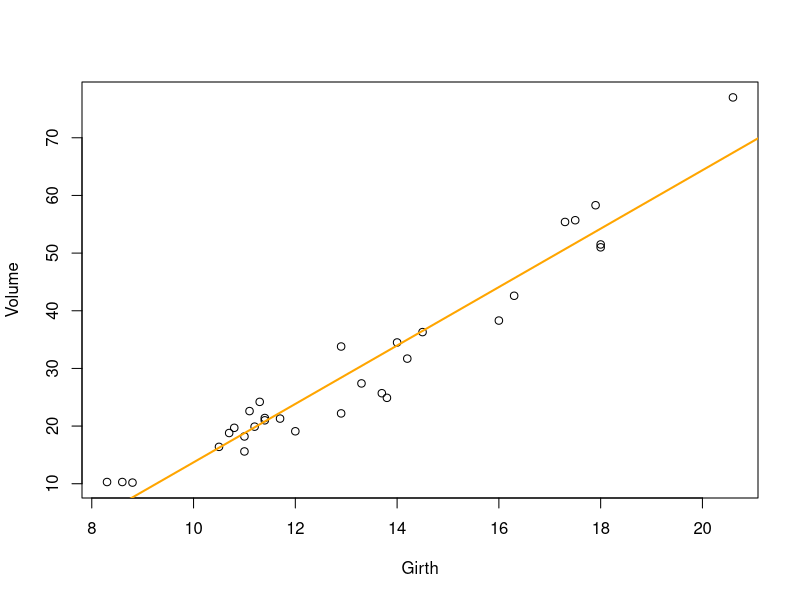
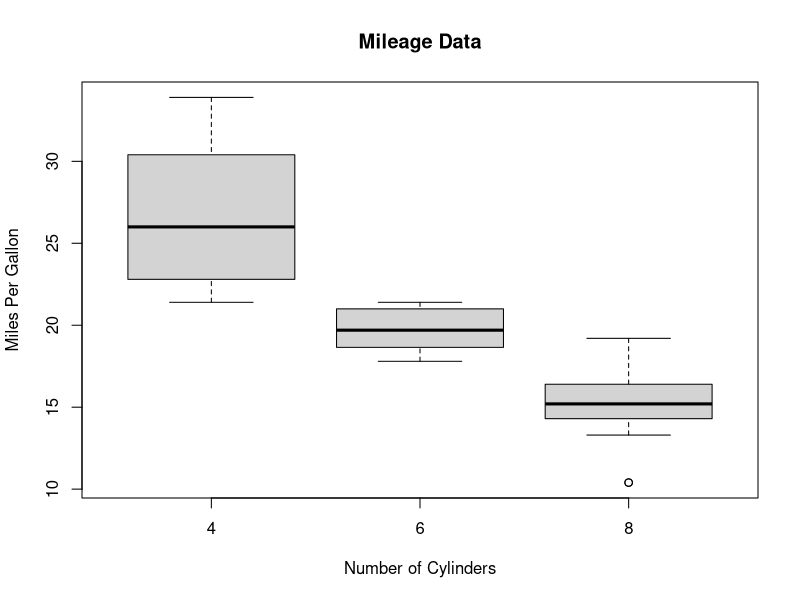
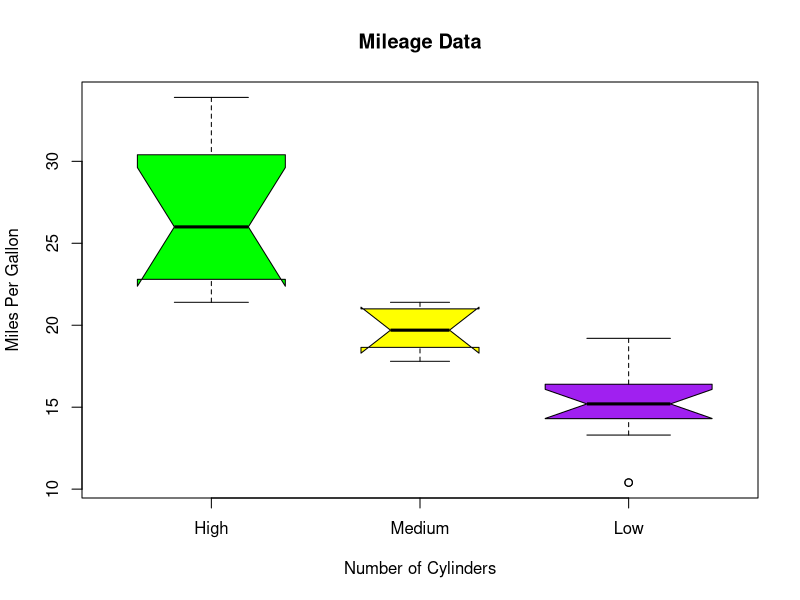

The R source for these figures, in order:

##############################Picth---------------------
pitch <- c(233,204,242,130,112,142)
sex <-c(rep("female",3),rep("male",3))
#Create a dataframe
my.df1 = data.frame(sex,pitch)
#Run the linear model
xmdl = lm(pitch ~ sex, my.df1)
summary(xmdl)

# create age
age<- c(15, 20, 30, 56, 12, 45)

my.df2 = data.frame(my.df1,age)

xmdl2<- lm(pitch ~ sex + age, data=my.df2) #Multiple linear regression: model one response variable as a function of multiple predictor variables
summary(xmdl2)

#-------------------------LM------------------------
data(trees)
 str(trees)
 head(trees)
 summary(trees)
 
 lm1 <- lm(Volume ~ Girth,
           data = trees)
 plot(Volume ~ Girth, data = trees)
 abline(lm1, col ="orange",
        lwd = 2)

 coefficients(lm1) 
 
 #------------------------
 
 data(mtcars)
 input <- mtcars[,c('mpg','cyl')]
 print(head(input))
 # Give the chart file a name.
 png(file = "boxplot.png")
 # Plot the chart.
 boxplot(mpg ~ cyl, data = mtcars, xlab = "Number of Cylinders",
         ylab = "Miles Per Gallon", main = "Mileage Data")
 # Save the file.
 dev.off()
 
 # Give the chart file a name.
 png(file = "boxplot_with_notch.png")
 # Plot the chart.
 boxplot(mpg ~ cyl, data = mtcars,
         xlab = "Number of Cylinders",
         ylab = "Miles Per Gallon",
         main = "Mileage Data",
         notch = TRUE,
         varwidth = TRUE,
         col = c("green","yellow","purple"),
         names = c("High","Medium","Low")
 )
 # Save the file.
 dev.off()
 
  # chisqauretest
 library("MASS")
 print(str(Cars93))
 # Create a data frame from the main data set.
 car.data <- data.frame(Cars93$AirBags, Cars93$Type)
 # Create a table with the needed variables.
 car.data = table(Cars93$AirBags, Cars93$Type)
 print(car.data)
 # Perform the Chi-Square test.
 print(chisq.test(car.data))
 
 #------The result shows the p-value of less than 0.05 which indicates a strong correlation.
 #install.packages("party") # for decision trees 
 